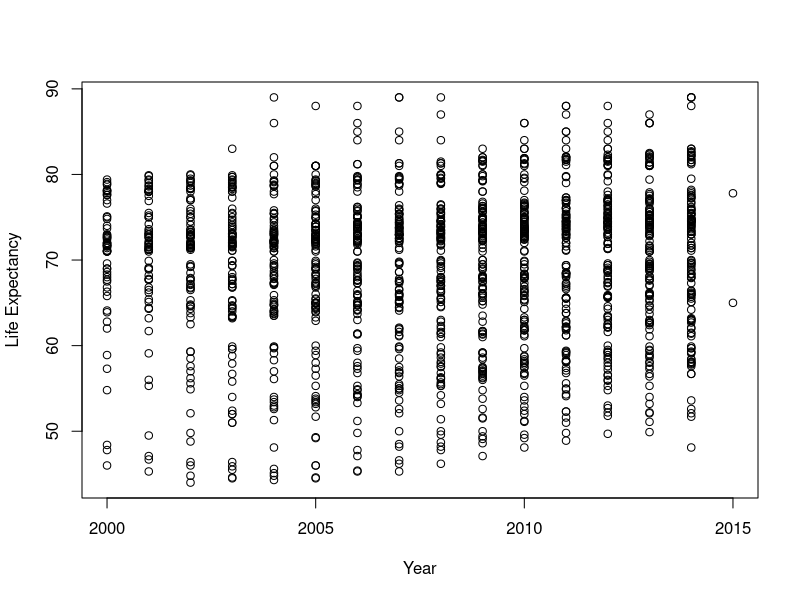
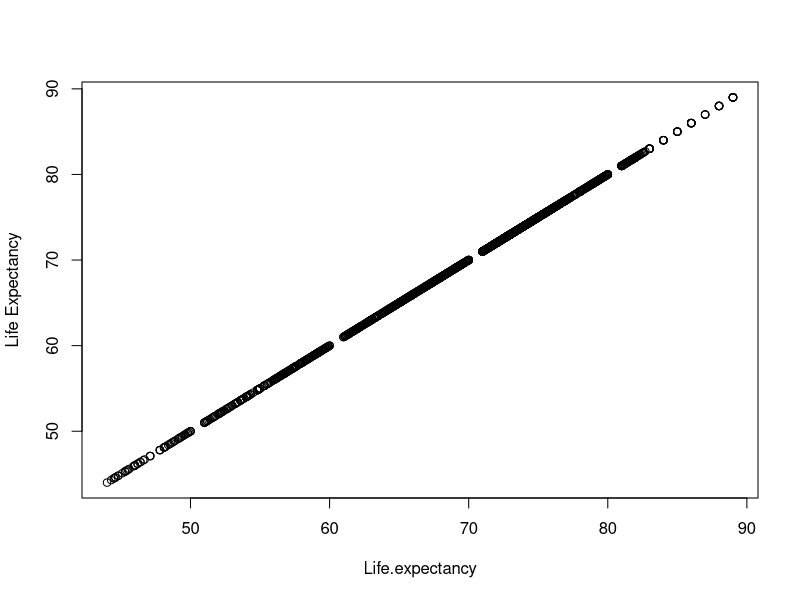
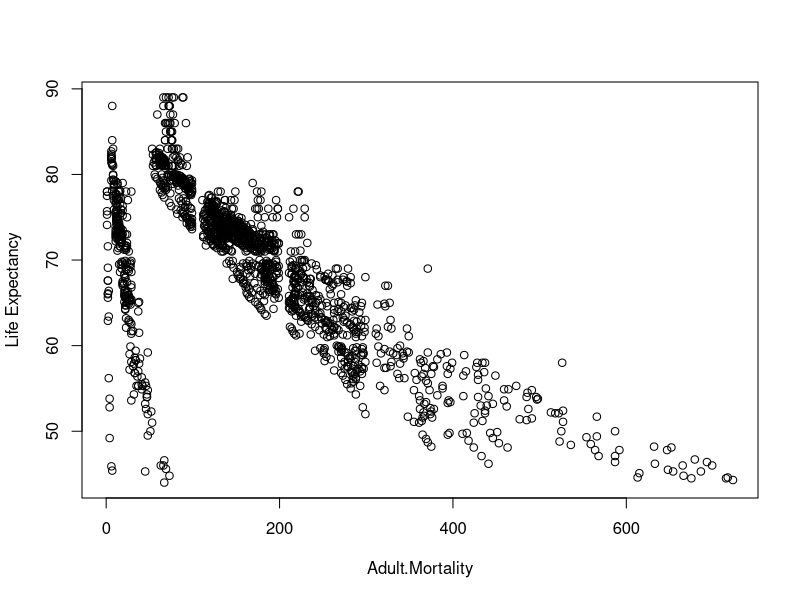
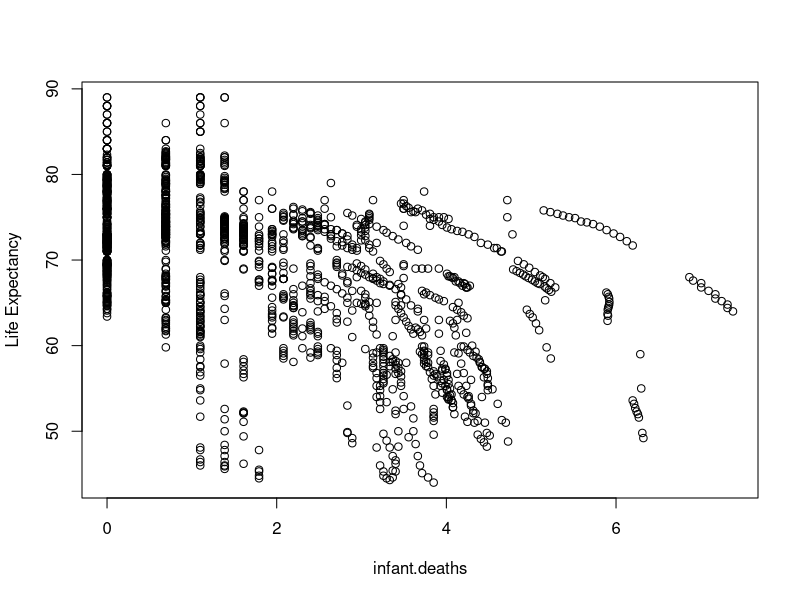
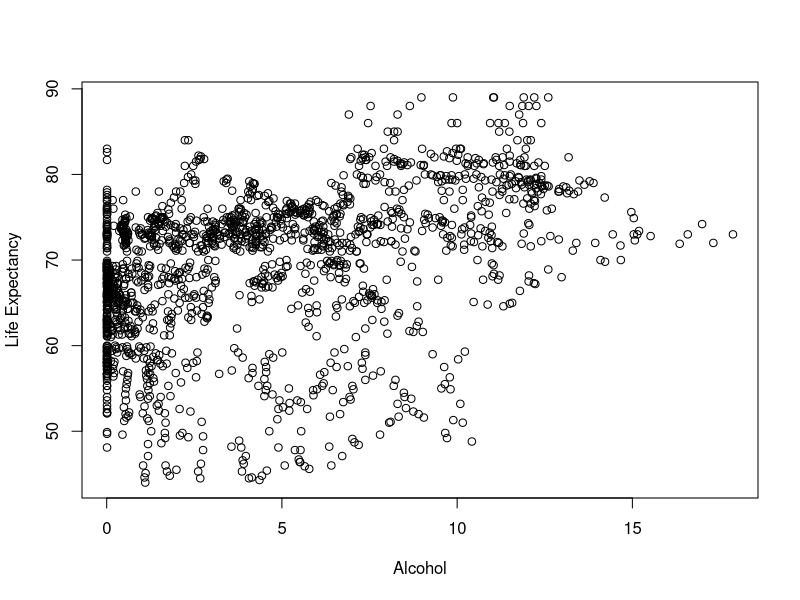
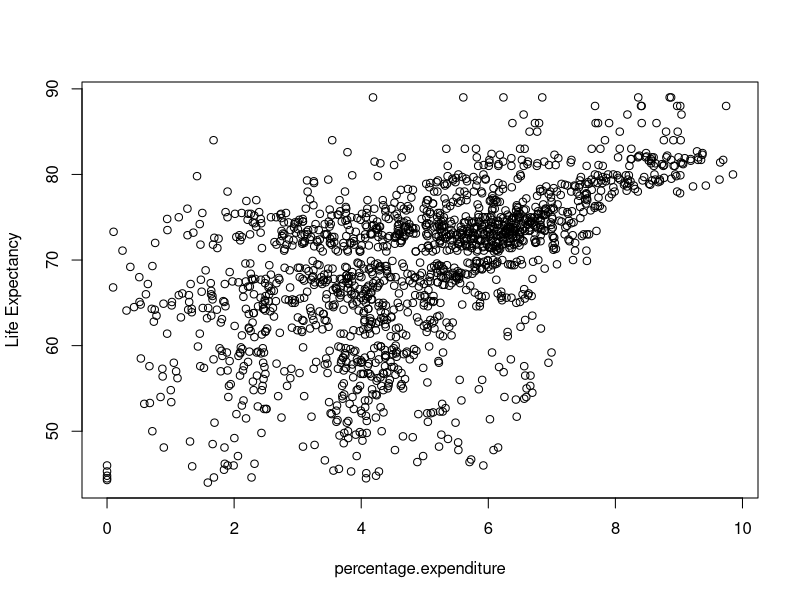
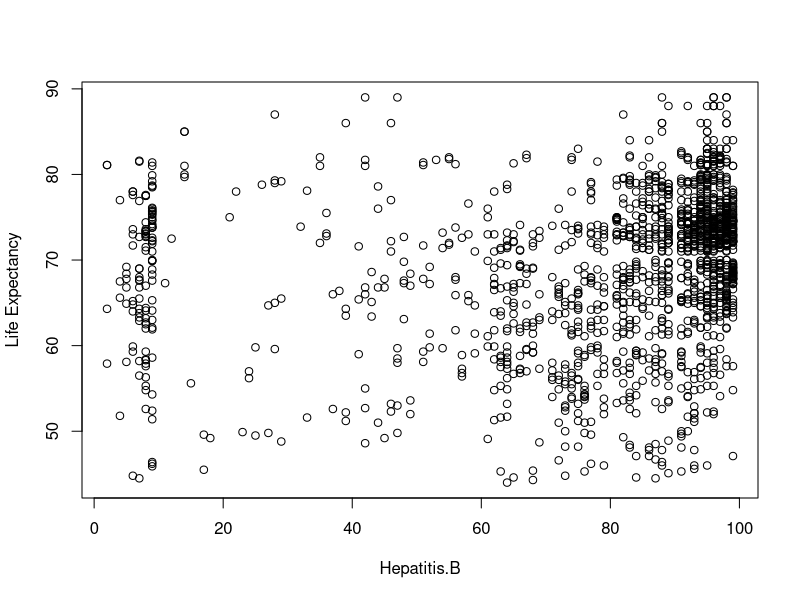
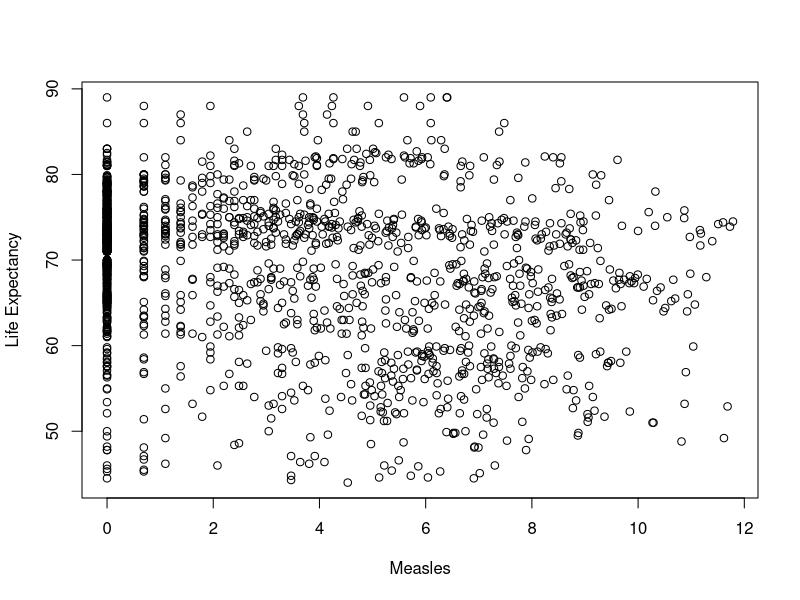

Generate these figures, in order, with R:
## ---- chunk 1

df.raw <- read.csv('Life Expectancy Data.csv')
df.raw <- na.omit(df.raw)
df <- df.raw

cols.to.transform <- c("thinness.5.9.years", 
                       "thinness.1.19.years", 
                       "Population", 
                       "GDP", 
                       "HIV.AIDS", 
                       "under.five.deaths", 
                       "Measles",
                       "percentage.expenditure", 
                       "infant.deaths")

for (col in cols.to.transform) {
  df[[col]] = log1p(df[[col]])
}

(df.numeric <- df[, sapply(df, is.numeric)])
## ---- chunk 2
lapply(names(df.numeric), function(column_name) {
  plot(df.numeric[[column_name]],
       df$Life.expectancy,
       xlab = column_name,
       ylab = "Life Expectancy")
})
## ---- chunk 3
# 1. Define the outlier flagging function (returns TRUE if outlier)
is_outlier <- function(x) {
  if (!is.numeric(x)) return(rep(FALSE, length(x)))
  q1 <- quantile(x, 0.25, na.rm = TRUE)
  q3 <- quantile(x, 0.75, na.rm = TRUE)
  iqr <- q3 - q1
  return(x < (q1 - 1.5 * iqr) | x > (q3 + 1.5 * iqr))
}

# 2. Map across columns to create an outlier matrix
outlier_matrix <- apply(df, 2, is_outlier)

# 3. Keep rows where the total count of outliers is 0
df.clean <- df[rowSums(outlier_matrix) == 0, ]

nrow(df)
nrow(df.clean)
## ---- chunk 4
df.clean.numeric <- df.clean[, sapply(df.clean, is.numeric)]

lapply(names(df.clean.numeric), function(column_name) {
  plot(df.clean.numeric[[column_name]],
       df.clean.numeric$Life.expectancy,
       xlab = column_name,
       ylab = "Life Expectancy")
})
## ---- chunk 5
lm.full <- lm(Life.expectancy ~ ., data=df.clean)
summary(lm.full)
step(lm.full, direction="backward")
## ---- chunk 6
lm.opt <- lm(formula = Life.expectancy ~ Country + Year + Adult.Mortality + 
    Hepatitis.B + Measles + under.five.deaths + HIV.AIDS + thinness.5.9.years + 
    Income.composition.of.resources + Schooling, data = df.clean)

summary(lm.opt)
## ---- chunk 7
lm.full.numeric <- lm(formula = Life.expectancy ~ ., data=df.clean.numeric)
step(lm.full.numeric, direction="backward")
## ---- chunk 8
lm.opt.numeric <- lm(formula = Life.expectancy ~ Year + Adult.Mortality + infant.deaths + 
    percentage.expenditure + under.five.deaths + Total.expenditure + 
    Diphtheria + HIV.AIDS + GDP + thinness.5.9.years + Income.composition.of.resources + 
    Schooling, data = df.clean.numeric)
summary(lm.opt.numeric)
